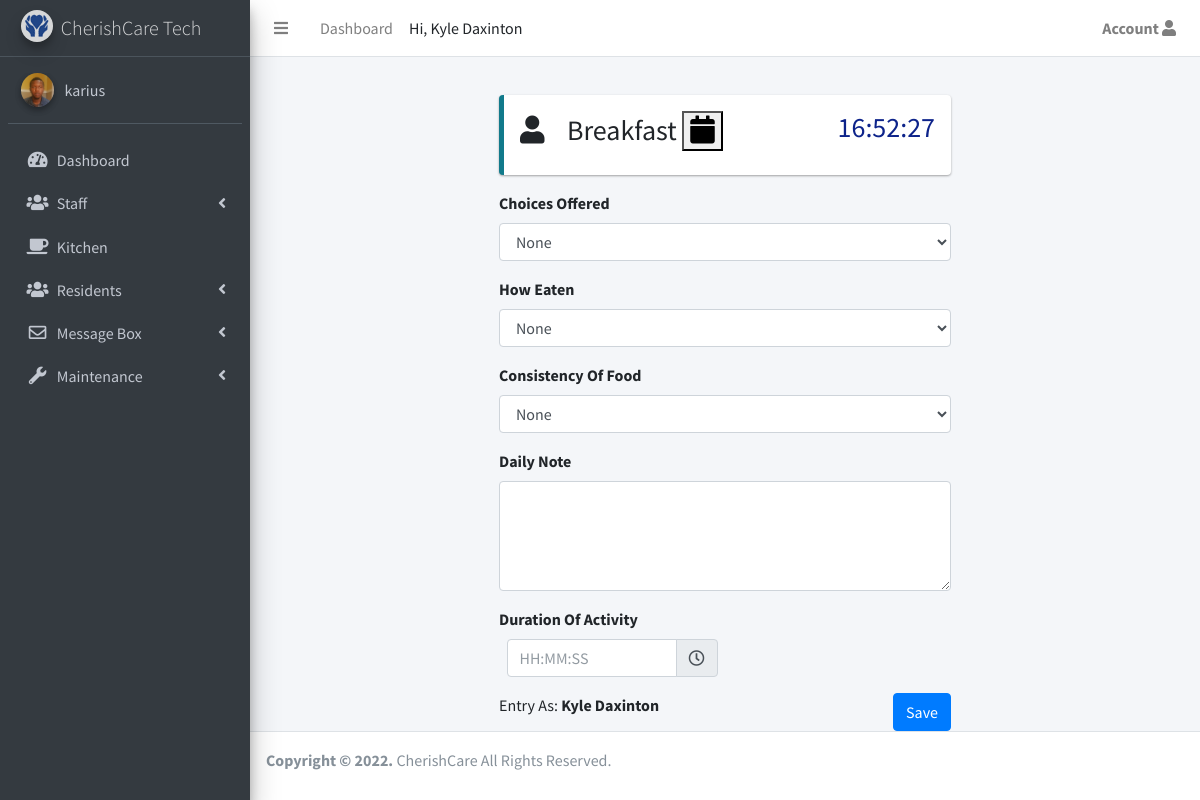
Page /admin/timeline/11/1 (signed in) on the committed database.
### app/models.py (models this page shows, shortened)
class User(UserMixin, db.Model):
    __tablename__ = 'User'
    __table_args__ = {
        'extend_existing': True
    }
    id = db.Column(db.Integer, primary_key=True)
    name = db.Column(db.String(64))
    username = db.Column(db.String(64), unique=True, index=True)
    role_id = db.Column(db.Integer, db.ForeignKey('roles.id'))
    email = db.Column(db.String(64), unique=True, index=True)
    password_hash = db.Column(db.String(128))
    repairs_reported = db.relationship('Maintenance', backref='reporter', foreign_keys='Maintenance.reported_by')
    timeline_entry = db.relationship('Timeline', backref='user_entry', foreign_keys='Timeline.user_entry_id')
    confirmed = db.Column(db.Boolean, default=True)
    active = db.Column(db.Boolean, default=True)
    created_at = db.Column(db.DateTime, server_default=db.func.now())
    last_seen = db.Column(db.DateTime, server_default=db.func.now())
    profile_photo = db.Column(db.String(64), default='avatar.png')
    @property
    def password(self):
        raise AttributeError('Password is not readable')
    def can(self, perm):
        return self.role is not None and self.role.has_permission(perm)
    def is_administrator(self):
        return self.can(Permission.ADMIN)

class ActivityGroup(db.Model):
    __tablename__ = 'act_group'
    __table_args__ = {
        'extend_existing': True
    }
    id = db.Column(db.Integer, primary_key=True)
    group_name = db.Column(db.String(64))
    time = db.Column(db.String(64))

class Activity(db.Model):
    __tablename__ = 'activity'
    __table_args__ = {
        'extend_existing': True
    }
    id = db.Column(db.Integer, primary_key=True)
    act_name = db.Column(db.String(64))
    selection_type = db.Column(db.String(64))
    options = db.Column(db.String(1024), default="")
    act_group = db.relationship('ActivityGroup',
    secondary=hasAct,
    backref=db.backref('activity', lazy='dynamic'),
    lazy='dynamic')

### app/admin/routes.py (the view, shortened to what this page needs)
@admin.route('/timeline/<group_id>/<resident_id>', methods=['GET', 'POST'])
@login_required
def timeline(group_id, resident_id):
    group =  ActivityGroup.query.get(group_id)
    resident = Resident.query.get(resident_id)
    timeline_today = Timeline.query.filter(Timeline.date==datetime.date(datetime.now()),
                    Timeline.activity_group_id==group_id, Timeline.resident_id==resident_id).first()
    return render_template('admin/pages/residents/timeline.html', user=current_user, resident=resident, group=group, entry_timeline=timeline_today)

### app/auth/routes.py (called while the page is built)
@auth.before_app_request
def before_request():
    if current_user.is_authenticated \
            and not current_user.confirmed \
            and request.endpoint \
            and request.blueprint != 'auth' \
            and request.blueprint != 'main' \
            and request.endpoint != 'static':
        return redirect(url_for('auth.unconfirmed'))

### app/models.py (called while the page is built)
@login_manager.user_loader
def load_user(user_id):
    return User.query.get(int(user_id))

    def has_permission(self, perm):
        return self.permissions & perm == perm

### app/templates/admin/pages/residents/timeline.html (shortened to what this page needs)
{% extends 'admin_base.html'%}
{% import "macros.html" as macros %}
{%block css %}
<link rel="stylesheet" href="https://code.ionicframework.com/ionicons/2.0.1/css/ionicons.min.css')}}">
<link rel="stylesheet" href="{{url_for('static', filename='plugins/fontawesome-free/css/all.min.css')}}">
<link rel="stylesheet" href="{{url_for('static' , filename='dist/css/adminlte.min.css')}}">
{%endblock%}
{%block main_content %}
<section class="content">
    <div class="row">
        <div class="col-sm-3"></div>
        <div class="col-sm-6">
            <div class="callout callout-info">
                <h3><i class="fas fa-user"></i> &nbsp;&nbsp;&nbsp;{{group.group_name}}
                    <button id="datepick"><i class="fa fa-calendar"></i></button>
                    <span id="clock" class="float-right" style="color: rgb(13, 35, 138);"></span>
                </h3>
            </div>
            {%if group.activity.all()|count==0%}
            <h5>No Activity Yet in {{group.group_name}}</h5>
            {%else%}
            {%if entry_timeline%}
            {% set actions=entry_timeline.action.split('|')%}
            <form action="{{url_for('.timeline', group_id=group.id, resident_id=resident.id)}}" method="post">
                <input type="text" name="dob" id="dob" value="{%if entry_date%}{{entry_date}}{%endif%}" hidden>
                <input type="text" name="decoy_dob" value="yes" hidden>
                {%for activity in group.activity.all()%}
                <label for="">{{activity.act_name}}</label>
                {% set action=actions[loop.index0]%}
                {%if activity.selection_type=="select"%}
                <div class="form-group ">
                    <select class="form-control" name="act_name" id="act_name">
                        {%for option in activity.options.split("|")%}
                        <option value="{{option}}" {%if option==action %}selected="selected" {%endif%}>{{option}}
                        </option>
                        {%endfor%}
                    </select>
                </div>
                {%elif activity.selection_type=="checkbox"%}
                <div class="form-group">
                    <div class="form-check">
                        <input class="form-check-input" type="checkbox" name="act_name" id="act_name">
                        <label class="form-check-label">{{activity.act_name}}</label>
                    </div>
                </div>
                {%elif activity.selection_type=="duration"%}
                <div class="form-group col-md-6">
                    <div class="input-group date" id="duration_timepicker" data-target-input="nearest">
                        <input type="text" class="form-control datetimepicker-input" placeholder="HH:MM:SS"
                            name="act_name" data-target="#duration_timepicker" value="{{action}}" required />
                        <div class="input-group-append" data-target="#duration_timepicker" data-toggle="datetimepicker">
                            <div class="input-group-text"><i class="far fa-clock"></i></div>
                        </div>
                    </div>
                </div>
                {%else%}
                <div class="form-group">
                    <textarea class="form-control" name="act_name" id="act_name" rows="4" required>{{action}}</textarea>
                </div>
                {%endif%}
                {%endfor%}
                <div class="form-group">
                    <input type="submit" class="btn btn-primary float-right" value="Save">
                </div>
                <div class="info">Last Entry by: <b>{{entry_timeline.user_entry.name}}</b></div>
                <div class="info">Update As: <b>{{user.name}}</b></div>
            </form>
            {%else%}
            <form action="{{url_for('.timeline', group_id=group.id, resident_id=resident.id)}}" method="post">
                {%for activity in group.activity.all()%}
                <label for="">{{activity.act_name}}</label>
                {%if activity.selection_type=="select"%}
                <div class="form-group ">
                    <select class="form-control" name="act_name" id="act_name">
                        {%for option in activity.options.split("|")%}
                        <option value="{{option}}" >{{option}}
                        </option>
                        {%endfor%}
                    </select>
                </div>
                {%elif activity.selection_type=="duration"%}
                <div class="form-group col-md-6">
                    <div class="input-group date" id="duration_timepicker" data-target-input="nearest">
                        <input type="text" class="form-control datetimepicker-input" placeholder="HH:MM:SS"
                            name="act_name" data-target="#duration_timepicker" required />
                        <div class="input-group-append" data-target="#duration_timepicker" data-toggle="datetimepicker">
                            <div class="input-group-text"><i class="far fa-clock"></i></div>
                        </div>
                    </div>
                </div>
                {%else%}
                <div class="form-group">
                    <textarea class="form-control" name="act_name" id="act_name" rows="4" required></textarea>
                </div>
                {%endif%}
                {%endfor%}
                <div class="form-group">
                    <input type="submit" class="btn btn-primary float-right" value="Save">
                </div>
                <div class="info">Entry As: <b>{{user.name}}</b></div>
            </form>
            {%endif%}
            {%endif%}
        </div>
        <div class="col-sm-3"></div>
    </div>
</section>
{%endblock%}

### app/templates/admin_base.html (shortened to what this page needs)
<!DOCTYPE html>
<html>
<head>
  <link rel="stylesheet" href="{{url_for('static' , filename='plugins/fontawesome-free-5/css/all.css')}}">
  <link rel="stylesheet"
    href="{{url_for('static', filename='plugins/tempusdominus-bootstrap-4/css/tempusdominus-bootstrap-4.min.css')}}">
  <link rel="stylesheet"
    href="{{url_for('static', filename='plugins/overlayScrollbars/css/OverlayScrollbars.min.css')}}">
  <link rel="stylesheet"
    href="{{url_for('static', filename='plugins/datatables-responsive/css/responsive.bootstrap4.min.css')}}">
  <link rel="stylesheet" href="{{url_for('static', filename='plugins/daterangepicker/daterangepicker.css')}}">
  <link rel="stylesheet" href="{{url_for('static' , filename='dist/css/preloader.css')}}">
  {%block css %}{%endblock%}
</head>
<body class="hold-transition sidebar-mini">
  <div class="wrapper">
    <nav class="main-header navbar navbar-expand navbar-white navbar-light">
      <ul class="navbar-nav">
        <li class="nav-item">
          <a class="nav-link" data-widget="pushmenu" href="#" role="button"><i class="fas fa-bars"></i></a>
        </li>
        {%if user.is_administrator()%}
        <li class="nav-item d-none d-sm-inline-block">
          <a href="{{url_for('admin.index')}}" class="nav-link">Dashboard</a>
        </li>
        {%endif%}
      </ul>
      <span> Hi, {{user.name}}
      </span>
      <ul class="navbar-nav ml-auto">
        <li class="nav-item dropdown">
          <a class="nav-link" data-toggle="dropdown" href="#">
            <b>Account</b> <i class="fas fa-user"></i>
          </a>
        </li>
      </ul>
    </nav>
    <aside class="main-sidebar sidebar-dark-primary elevation-4">
      <a href="#" class="brand-link">
        <img src="{{url_for('static', filename='assets/img/favicon.png')}}" alt="CherishCare Logo"
          class="brand-image img-circle elevation-3" style="opacity: .8">
        <span class="brand-text font-weight-light">CherishCare Tech</span>
      </a>
      <div class="sidebar">
        <div class="user-panel mt-3 pb-3 mb-3 d-flex">
          <div class="image">
            <a href="#">
              <img src="{{url_for('static', filename='uploads/')}}{{user.profile_photo}}"
                onclick="document.getElementById('photo').click()" class="img-circle elevation-2" alt="User Image">
            </a>
          </div>
          <div class="info">
            <a href="#" class="d-block">{{user.username}}</a>
          </div>
        </div>
        <nav class="mt-2">
          <ul class="nav nav-pills nav-sidebar flex-column" data-widget="treeview" role="menu" data-accordion="false">
            {%if user.is_administrator()%}
            <li class="nav-item">
              <a href="{{url_for('admin.index')}}" class="nav-link">
                <i class="nav-icon fas fa-tachometer-alt"></i>
                <p>Dashboard</p>
              </a>
            </li>
            <li class="nav-item has-treeview">
              <a href="#" class="nav-link">
                <i class="nav-icon fas fa-users"></i>
                <p>
                  Staff
                  <i class="fas fa-angle-left right"></i>
                </p>
              </a>
            </li>
            {%endif%}
            {%if user.is_administrator() or user.role.name=="Kitchen Staff"%}
            <li class="nav-item">
              <a href="{{url_for('admin.kitchen')}}" class="nav-link">
                <i class="nav-icon fas fa-coffee"></i>
                <p>Kitchen</p>
              </a>
            </li>
            {%endif%}
            {%if user.is_administrator() or user.role.name=="Senior Carer"%}
            <li class="nav-item has-treeview">
              <a href="#" class="nav-link">
                <i class="nav-icon fas fa-users"></i>
                <p>
                  Residents
                  <i class="fas fa-angle-left right"></i>
                </p>
              </a>
            </li>
            {%endif%}
            <li class="nav-item has-treeview">
              <a href="#" class="nav-link">
                <i class="nav-icon far fa-envelope"></i>
                <p>
                  Message Box
                  <i class="fas fa-angle-left right"></i>
                </p>
              </a>
            </li>
            {%if user.is_administrator() or user.role.name=="Maintenance Staff"%}
            <li class="nav-item has-treeview">
              <a href="#" class="nav-link">
                <i class="nav-icon fas fa-wrench"></i>
                <p>
                  Maintenance
                  <i class="fas fa-angle-left right"></i>
                </p>
              </a>
            </li>
            {%endif%}
          </ul>
        </nav>
      </div>
    </aside>
    <div class="content-wrapper">
      <section class="content-header">
      </section>
      <section class="content">
        <div class="container-fluid">
          {%block main_content %} {%endblock%}
        </div>
      </section>
    </div>
    <footer class="main-footer no-print">
      <p>
        <strong>Copyright &copy
          <script> document.write(new Date().getFullYear())</script>.
        </strong>
        CherishCare All Rights Reserved.
      </p>
    </footer>
</body>
</html>

### rows in the picture
User: name "Kyle Daxinton", profile_photo (picture), username "karius"
ActivityGroup: group_name "Breakfast"
Activity: act_name "Choices Offered", act_name "None"
Activity: act_name "How Eaten", act_name "None"
Activity: act_name "Consistency Of Food", act_name "None"
Activity: act_name "Daily Note"
Activity: act_name "Duration Of Activity"
